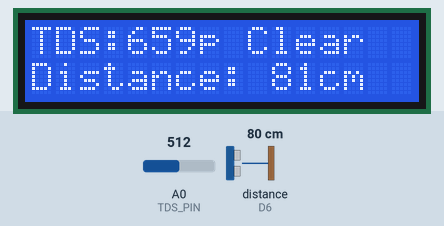
Bench run of a sketch on a simulated ESP8266 (NodeMCU). Parts: 16×2 character LCD. Inputs (shaded band) come from the test bench; at power-on: distance to the obstacle (sensor on D6) 80 cm, A0 (TDS_PIN) = 512. The echo pulse lasts 58.3 µs per cm; WiFi joins after 1.5 s; servers stay silent unless stated.

Above: at 8.6 s.
8.7 s: distance to the obstacle (sensor on D6) set to 2 cm
At 10.4 s:
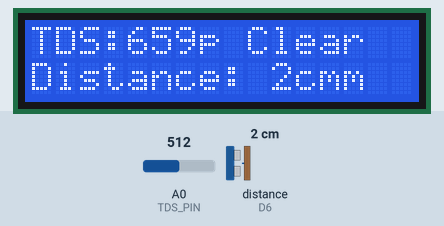
11.0 s: A0 (TDS_PIN) set to 652
At 12.0 s:
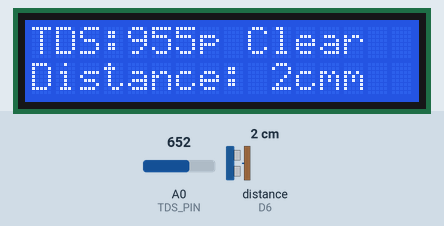
13.1 s: A0 (TDS_PIN) set to 688
At 14.8 s:
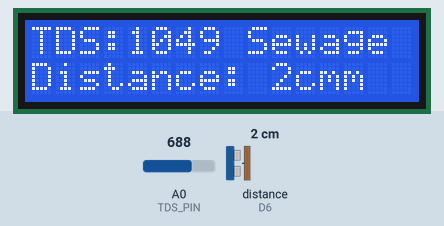
15.1 s: distance to the obstacle (sensor on D6) set to 18 cm
At 16.7 s:
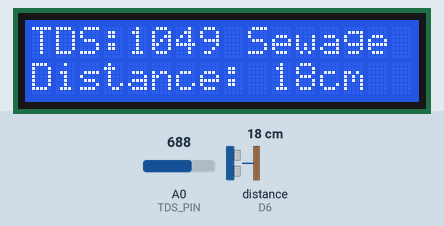
17.2 s: A0 (TDS_PIN) set to 10
At 18.4 s:
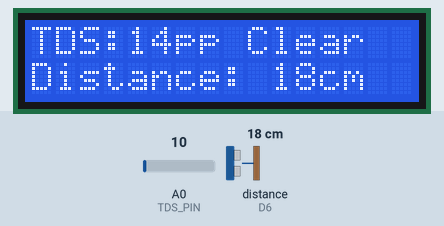
19.3 s: distance to the obstacle (sensor on D6) set to 4 cm
At 21.3 s:
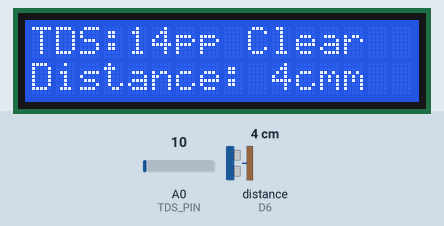
Timing chart, 0 to 22.3 s (numbered marks = the images above; inputs shaded):
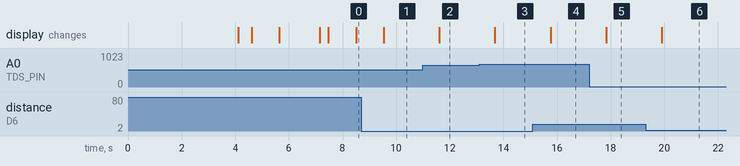

The sketch:

tds_with_blynk__lcd.ino
```cpp
#include <ESP8266WiFi.h>
#include <BlynkSimpleEsp8266.h>
#include <Wire.h>
#include <LiquidCrystal_I2C.h>
#include <NewPing.h>

// WiFi and Blynk credentials
char auth[] = "G5ofN7gi8rOUsVJ-DthfD1MSvv1Ba2hH";
char ssid[] = "123456789";
char pass[] = "123456789";

// Ultrasonic sensor pins and setup
#define TRIG_PIN D7
#define ECHO_PIN D6
#define MAX_DISTANCE 200
NewPing sonar(TRIG_PIN, ECHO_PIN, MAX_DISTANCE);

// TDS Sensor analog pin
const int TDS_PIN = A0;

// LCD setup
LiquidCrystal_I2C lcd(0x27, 16, 2);

// Blynk timer
BlynkTimer timer;

void setup() {
  // Start serial and LCD
  Serial.begin(9600);
  lcd.begin();
  lcd.backlight();
  lcd.setCursor(0, 0);
  lcd.print("Water Monitor in ");
  lcd.setCursor(0,1);
  lcd.print("seawage water");
  delay(4000);
  lcd.clear();

  // Connect to WiFi and Blynk
  connectToWiFi();
  Blynk.begin(auth, ssid, pass, "blynk.cloud", 80);

  // Set timer to send distance every second
  timer.setInterval(1000L, sendDistance);
}

void loop() {
  // Read analog value from TDS sensor
  int analogValue = analogRead(TDS_PIN);
  float voltage = analogValue * (3.3 / 1024.0);

  // Calculate TDS value
  float tdsValue = (133.42 * voltage * voltage * voltage
                  - 255.86 * voltage * voltage
                  + 857.39 * voltage) * 0.5;

  // Display TDS value
  lcd.setCursor(0, 0);
  lcd.print("TDS:");
  lcd.print(tdsValue, 0);
  lcd.print("ppm");  // Padding to clear leftovers
Blynk.virtualWrite(V0,tdsValue);
  lcd.setCursor(8,0);
  if (tdsValue > 1000) {
    lcd.print(" Sewage   ");
  } else {
    lcd.print(" Clear    ");
  }

  // Run Blynk and timer
  Blynk.run();
  timer.run();

  // Keep WiFi alive
  if (WiFi.status() != WL_CONNECTED) {
    connectToWiFi();
  }

  delay(1000);  // Optional; reduce frequency if needed
}

void sendDistance() {
  int distance = sonar.ping_cm();
  if (distance == 0) distance = MAX_DISTANCE;
  Blynk.virtualWrite(V1, distance);
  lcd.setCursor(0, 1);
  lcd.print("Distance:");
  lcd.setCursor(10, 1);
  lcd.print(distance);
  lcd.print("cm");
}

void connectToWiFi() {
  if (WiFi.status() != WL_CONNECTED) {
    lcd.clear();
    lcd.setCursor(0, 0);
    lcd.print("Connecting WiFi");

    WiFi.begin(ssid, pass);
    int retries = 0;
    while (WiFi.status() != WL_CONNECTED && retries < 20) {
      delay(500);
      lcd.print(".");
      retries++;
    }

    if (WiFi.status() == WL_CONNECTED) {
      lcd.clear();
      lcd.setCursor(0, 0);
      lcd.print("WiFi Connected");
      lcd.setCursor(0, 1);
      lcd.print(WiFi.localIP());
      delay(1500);
      lcd.clear();
    } else {
      lcd.clear();
      lcd.setCursor(0, 0);
      lcd.print("WiFi Failed");
      lcd.setCursor(0, 1);
      lcd.print("Retrying...");
      delay(2000);
    }
  }
}
```

Measured:
- the behaviour switches between 669 and 670 on A0 (TDS_PIN) (found by bisection; images 2 and 3)
- after the input at 8.7 s, the display: changes after 0.85 s (image 1)
- after the input at 11.0 s, the display: changes after 0.61 s (image 2)
- after the input at 13.1 s, the display: changes after 0.58 s (image 3)
- after the input at 15.1 s, the display: changes after 0.66 s (image 4)
- after the input at 17.2 s, the display: changes after 0.63 s (image 5)
- after the input at 19.3 s, the display: changes after 0.60 s (image 6)
